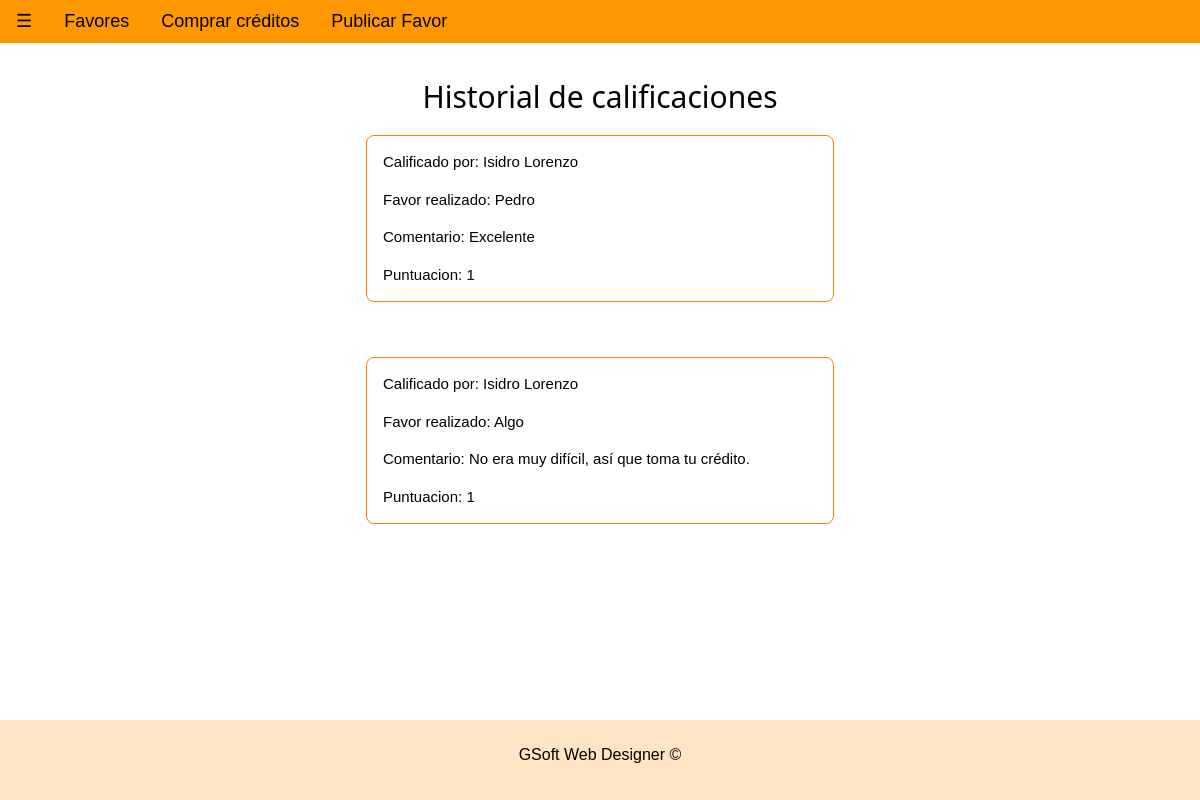
Screenshot of /registered_user/mis_calificaciones.php (signed in) with the database file from the repository.
### tables this page shows
CREATE TABLE `calificacion` (
  `id` int(11) NOT NULL COMMENT 'PK de calificacion.',
  `id_usuario_c` int(11) NOT NULL COMMENT 'FK de usuario que califica.',
  `id_usuario_r` int(11) NOT NULL COMMENT 'FK de usuario que recibe calificacion.',
  `id_favor` int(11) NOT NULL,
  `calificacion` int(11) NOT NULL COMMENT 'Calificacion.',
  `comentario` text NOT NULL COMMENT 'Comentario.'
);

CREATE TABLE `usuario` (
  `id` int(11) NOT NULL COMMENT 'PK de usuarios.',
  `puntaje` int(11) NOT NULL COMMENT 'Puntaje.',
  `admin` tinyint(1) NOT NULL COMMENT 'Representa si tiene privilegios administrativos.',
  `nombre` varchar(20) NOT NULL COMMENT 'Nombre.',
  `apellido` varchar(20) NOT NULL COMMENT 'Apellido.',
  `email` varchar(50) NOT NULL COMMENT 'E-mail.',
  `password` varchar(20) NOT NULL COMMENT 'Clave.',
  `fecnac` date NOT NULL COMMENT 'Fecha de nacimiento.',
  `tel` bigint(10) NOT NULL COMMENT 'Numero de telefono sin 0 ni 15.',
  `foto` varchar(100) NOT NULL COMMENT 'Nombre de la foto.'
);

CREATE TABLE `favor` (
  `id` int(11) NOT NULL COMMENT 'PK de Favores.',
  `titulo` varchar(40) NOT NULL COMMENT 'Titulo del favor.',
  `id_categoria` int(11) NOT NULL COMMENT 'FK a categoria.',
  `descripcion` text NOT NULL COMMENT 'Descripcion del favor.',
  `ciudad` varchar(20) NOT NULL COMMENT 'Ciudad del favor.',
  `foto` varchar(100) NOT NULL COMMENT 'Nombre de la foto del favor.',
  `fechalimite` date NOT NULL COMMENT 'Fecha limite del favor.',
  `id_usuario` int(11) NOT NULL COMMENT 'FK a usuario.',
  `activo` tinyint(1) NOT NULL COMMENT 'Indica si el favor esta activo (si ya existe un postulante, este no estaria activo).'
);

### registered_user/mis_calificaciones.php (the view, shortened to what this page needs)
<!DOCTYPE html>
<html>
<head>
	<?php
	include_once("navbar.php");
	?>
	<link rel="stylesheet" href="/css/w3.css">
	<link rel="stylesheet" href="/css/w3-theme-black.css">
</head>
<body>
	<div class="w3-main" style="margin-left:350px">
		<div style="margin-right:350px">
			<div class="w3-padding-64">
				<div class="w3-container">
					<center><h2>Historial de calificaciones</h2></center>
					<?php
						$con = conectar();
						$resultado = mysqli_query($con ,"SELECT * FROM calificacion WHERE id_usuario_r = '$_SESSION[id]' ORDER BY id desc");
						if(mysqli_num_rows($resultado) != 0){
							while ($calificaciones = mysqli_fetch_array($resultado)){
								$user = mysqli_query($con,"SELECT * FROM usuario where id = '$calificaciones[id_usuario_c]'");
								$usuario_r = mysqli_fetch_array($user);
								$fav = mysqli_query($con,"SELECT * FROM favor where id = '$calificaciones[id_favor]'");
								$favor = mysqli_fetch_array($fav);
								?>
								<div class="w3-panel w3-border w3-border-orange w3-round-large">
									<p>Calificado por: <?php echo $usuario_r['nombre']." ".$usuario_r['apellido'];?></p>
									<p>Favor realizado: <?php echo $favor['titulo'];?></p>
									<p>Comentario: <?php echo $calificaciones['comentario'];?></p>
									<p>Puntuacion: <?php echo $calificaciones['calificacion'];?></p>
								</div>
								<br>
						<?php
						}
						}else{
							echo "<br><center>No tienes calificaciones.</center>";
						}?>
				</div>
			</div>
		</div>
	</div>
		<div id="footer" class="w3-light-orange" style="position: fixed; bottom: 0; width: 100%; height: 10%;">
		<br>
		<center><font size="3">GSoft Web Designer &copy;</font><center>
		<br>
	</div>
</body>
</html>

### css/w3.css (style rules this page uses)
html { box-sizing:border-box }
*,*:before,*:after { box-sizing:inherit }
html { -ms-text-size-adjust:100%;-webkit-text-size-adjust:100% }
body { margin:0 }
html,body { font-family:Verdana,sans-serif;font-size:15px;line-height:1.5 }
html { overflow-x:hidden }
h1,h2,h3,h4,h5,h6,.w3-slim,.w3-wide { font-family:"Segoe UI",Arial,sans-serif }
h2 { font-size:30px }
h1,h2,h3,h4,h5,h6 { font-weight:400;margin:10px 0 }
.w3-main,#main { transition:margin-left .4s }
.w3-container:after,.w3-container:before,.w3-panel:after,.w3-panel:before,.w3-row:after,.w3-row:before,.w3-row-padding:after,.w3-row-padding:before,.w3-cell-row:before,.w3-cell-row:after, .w3-topnav:after,.w3-topnav:before,.w3-clear:after,.w3-clear:before,.w3-btn-group:before,.w3-btn-group:after,.w3-btn-bar:before,.w3-btn-bar:after,.w3-bar:before,.w3-bar:after { content:"";display:table;clear:both }
.w3-round-large { border-radius:8px!important }
.w3-border { border:1px solid #ccc!important }
.w3-padding-64 { padding-top:64px!important;padding-bottom:64px!important }
.w3-container { padding:0.01em 16px }
.w3-panel { padding:0.01em 16px;margin-top:16px!important;margin-bottom:16px!important }
.w3-light-orange,.w3-hover-light-orange:hover { color:#000!important;background-color:#FFE4C4!important }
.w3-border-orange,.w3-hover-border-orange:hover { border-color:#ff9800!important }
.w3-border-orange,.w3-hover-border-orange:hover { border-color:#ff8000!important }

### rows the page displays
calificacion: id_usuario_c.nombre "Isidro", id_usuario_c.apellido "Lorenzo", id_favor.titulo "Pedro", comentario "Excelente", calificacion "1"
calificacion: id_usuario_c.nombre "Isidro", id_usuario_c.apellido "Lorenzo", id_favor.titulo "Algo", comentario "No era muy difícil, así que toma tu crédito.", calificacion "1"
